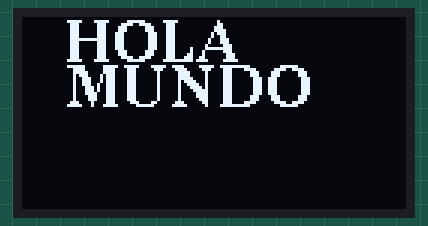
Bench run of a sketch on a simulated Arduino Uno, built with avr-gcc and run on an emulated ATmega328P. Parts: 128×64 one-colour display. What the sketch prints to the serial monitor is not drawn.

Above: at 0.1 s.

The sketch:

ej_1.ino
```cpp
#include <U8g2lib.h>

U8G2_SH1106_128X64_NONAME_F_HW_I2C u8g2(U8G2_R0, /* reset=*/U8X8_PIN_NONE);

void setup() {
  Serial.begin(9600);
  u8g2.begin();
  Serial.println("OLED test");
}

void loop() {
  u8g2.setFont(u8g2_font_ncenB14_tr);
  u8g2.drawStr(15, 15, "HOLA");
  u8g2.drawStr(15, 30, "MUNDO");

  u8g2.sendBuffer();
  delay(1000);
  Serial.println("ACTIVO");
}
```
